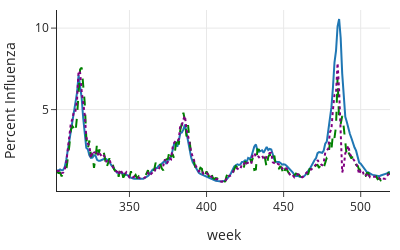

Write notebook code for a chart like this one.
### Markdown cell above
## Example: Google Flu Trends

Digital epidemiology, a new subfield of epidemiology, leverages data generated outside the public health system to study patterns of disease and health dynamics in populations[^nih].
The Google Flu Trends (GFT) tracking system was one of the earliest examples of digital epidemiology.
In 2007, researchers found that counting the searches people made for flu-related
terms could accurately estimate the number of flu cases.
This apparent success made headlines, and many researchers became excited about the possibilities of big data.
However, GFT did not live up to expectations and was abandoned in 2015.

What went wrong? After all, GFT used millions of digital traces from online queries for terms related to influenza to predict flu activity. Despite initial success, in the 2011–2012 flu season, Google's data scientists found that GFT was not a substitute for the more traditional surveillance reports of three-week old counts collected by the Centers for Disease Control (CDC) from laboratories across the United States. In comparison, GFT overestimated the CDC numbers for 100 out of 108 weeks (see below). Week after week, GFT came in too high for the cases of influenza, even though it was based on big data. 

[^nih]: https://www.ncbi.nlm.nih.gov/pmc/articles/PMC5754279/

### Code cell
gft_df = pd.read_csv('data/gft.csv', 
                     usecols=['gflu','dlscflu09','degflu09'])

gft_df = gft_df.iloc[302:519]

gft_df['week'] = np.arange(303,520)

fig = px.line(gft_df, x='week', y='gflu', width=400, height=250)

fig.add_trace(go.Scatter(
        x=gft_df['week'], y=gft_df['dlscflu09'],
        mode="lines", 
        line=go.scatter.Line(color='green', width=2, dash='dash'),
        showlegend=False))

fig.add_trace(go.Scatter(
        x=gft_df['week'], y=gft_df['degflu09'],
        mode="lines", 
        line=go.scatter.Line(color='purple', width=2, dash='dot'),
        showlegend=False))
                 
fig.update_yaxes(title_text='Percent Influenza')
fig.show()

### Figure 1 — Plotly figure (JSON) as saved in the notebook; plotly's stock layout.template omitted (floating-point values rounded to 4 significant figures; data arrays with more than 128 entries replaced by an {"elided": "..."} marker saying what was removed)
{"data": [{"hovertemplate": "week=%{x}<br>gflu=%{y}<extra></extra>", "legendgroup": "", "line": {"color": "#1F77B4", "dash": "solid"}, "marker": {"symbol": "circle"}, "mode": "lines", "name": "", "orientation": "v", "showlegend": false, "type": "scatter", "x": {"elided": "217 int values"}, "xaxis": "x", "y": {"elided": "217 float values"}, "yaxis": "y"}, {"line": {"color": "green", "dash": "dash", "width": 2}, "mode": "lines", "showlegend": false, "type": "scatter", "x": {"elided": "217 int values"}, "y": {"elided": "217 float values"}}, {"line": {"color": "purple", "dash": "dot", "width": 2}, "mode": "lines", "showlegend": false, "type": "scatter", "x": {"elided": "217 int values"}, "y": {"elided": "217 float values"}}], "layout": {"height": 250, "legend": {"tracegroupgap": 0}, "width": 400, "xaxis": {"anchor": "y", "autorange": true, "domain": [0, 1], "range": [303, 519], "title": {"text": "week"}, "type": "linear"}, "yaxis": {"anchor": "x", "autorange": true, "domain": [0, 1], "range": [0.005922, 11.11], "title": {"text": "Percent Influenza"}, "type": "linear"}}}
